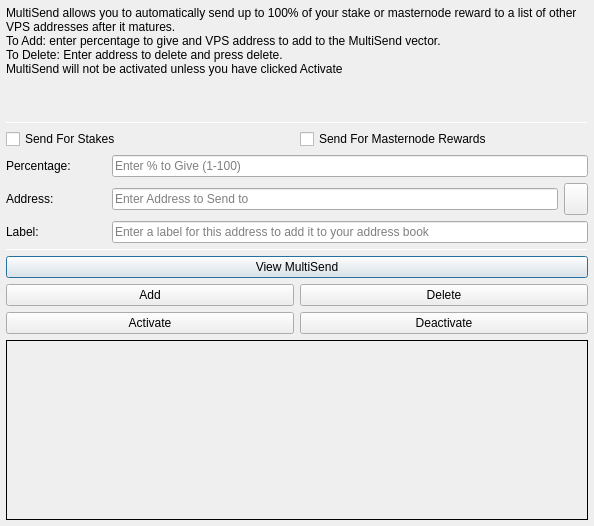
<?xml version="1.0" encoding="UTF-8"?>
<ui version="4.0">
 <class>MultiSendDialog</class>
 <widget class="QDialog" name="MultiSendDialog">
  <property name="windowModality">
   <enum>Qt::NonModal</enum>
  </property>
  <property name="geometry">
   <rect>
    <x>0</x>
    <y>0</y>
    <width>594</width>
    <height>526</height>
   </rect>
  </property>
  <property name="windowTitle">
   <string>MultiSend</string>
  </property>
  <layout class="QVBoxLayout" name="verticalLayout" stretch="0">
   <property name="margin">
    <number>6</number>
   </property>
   <item>
    <layout class="QVBoxLayout" name="verticalLayout_Main" stretch="1,1,1,0,1,1,1">
     <item>
      <widget class="QLabel" name="label_2">
       <property name="lineWidth">
        <number>1</number>
       </property>
       <property name="text">
        <string>MultiSend allows you to automatically send up to 100% of your stake or masternode reward to a list of other VPS addresses after it matures.
To Add: enter percentage to give and VPS address to add to the MultiSend vector.
To Delete: Enter address to delete and press delete.
MultiSend will not be activated unless you have clicked Activate</string>
       </property>
       <property name="alignment">
        <set>Qt::AlignLeading|Qt::AlignLeft|Qt::AlignTop</set>
       </property>
       <property name="wordWrap">
        <bool>true</bool>
       </property>
      </widget>
     </item>
     <item>
      <widget class="Line" name="line">
       <property name="minimumSize">
        <size>
         <width>0</width>
         <height>1</height>
        </size>
       </property>
       <property name="maximumSize">
        <size>
         <width>16777215</width>
         <height>1</height>
        </size>
       </property>
       <property name="orientation">
        <enum>Qt::Horizontal</enum>
       </property>
      </widget>
     </item>
     <item>
      <layout class="QVBoxLayout" name="verticalLayout_Settings">
       <item>
        <layout class="QHBoxLayout" name="horizontalLayout">
         <item>
          <widget class="QCheckBox" name="multiSendStakeCheckBox">
           <property name="text">
            <string>Send For Stakes</string>
           </property>
          </widget>
         </item>
         <item>
          <widget class="QCheckBox" name="multiSendMasternodeCheckBox">
           <property name="text">
            <string>Send For Masternode Rewards</string>
           </property>
          </widget>
         </item>
        </layout>
       </item>
       <item>
        <layout class="QHBoxLayout" name="horizontalLayout_6">
         <item>
          <widget class="QLabel" name="label">
           <property name="minimumSize">
            <size>
             <width>100</width>
             <height>0</height>
            </size>
           </property>
           <property name="toolTip">
            <string>Percentage of stake to send</string>
           </property>
           <property name="text">
            <string>Percentage:</string>
           </property>
          </widget>
         </item>
         <item>
          <widget class="QLineEdit" name="multiSendPercentEdit">
           <property name="toolTip">
            <string>Enter whole numbers 1 - 100</string>
           </property>
           <property name="placeholderText">
            <string>Enter % to Give (1-100)</string>
           </property>
          </widget>
         </item>
        </layout>
       </item>
       <item>
        <layout class="QHBoxLayout" name="horizontalLayout_7">
         <item>
          <widget class="QLabel" name="label_5">
           <property name="minimumSize">
            <size>
             <width>100</width>
             <height>0</height>
            </size>
           </property>
           <property name="toolTip">
            <string>Address to send portion of stake to</string>
           </property>
           <property name="text">
            <string>Address:</string>
           </property>
          </widget>
         </item>
         <item>
          <widget class="QLineEdit" name="multiSendAddressEdit">
           <property name="toolTip">
            <string/>
           </property>
           <property name="placeholderText">
            <string>Enter Address to Send to</string>
           </property>
          </widget>
         </item>
         <item>
          <widget class="QToolButton" name="addressBookButton">
           <property name="maximumSize">
            <size>
             <width>16777215</width>
             <height>32</height>
            </size>
           </property>
           <property name="toolTip">
            <string>Choose an address from the address book</string>
           </property>
           <property name="text">
            <string/>
           </property>
           <property name="icon">
            <iconset resource="../vipo.qrc">
             <normaloff>:/icons/address-book</normaloff>:/icons/address-book</iconset>
           </property>
           <property name="shortcut">
            <string>Alt+A</string>
           </property>
          </widget>
         </item>
        </layout>
       </item>
      </layout>
     </item>
     <item>
      <layout class="QHBoxLayout" name="horizontalLayout_3">
       <item>
        <widget class="QLabel" name="label_3">
         <property name="minimumSize">
          <size>
           <width>100</width>
           <height>0</height>
          </size>
         </property>
         <property name="text">
          <string>Label:</string>
         </property>
        </widget>
       </item>
       <item>
        <widget class="QLineEdit" name="labelAddressLabelEdit">
         <property name="placeholderText">
          <string>Enter a label for this address to add it to your address book</string>
         </property>
        </widget>
       </item>
      </layout>
     </item>
     <item>
      <widget class="Line" name="line_2">
       <property name="minimumSize">
        <size>
         <width>0</width>
         <height>1</height>
        </size>
       </property>
       <property name="maximumSize">
        <size>
         <width>16777215</width>
         <height>1</height>
        </size>
       </property>
       <property name="orientation">
        <enum>Qt::Horizontal</enum>
       </property>
      </widget>
     </item>
     <item>
      <layout class="QVBoxLayout" name="verticalLayout_Buttons">
       <item>
        <layout class="QHBoxLayout" name="horizontalLayout_4">
         <item>
          <widget class="QPushButton" name="viewButton">
           <property name="toolTip">
            <string/>
           </property>
           <property name="statusTip">
            <string>View MultiSend Vector</string>
           </property>
           <property name="text">
            <string>View MultiSend</string>
           </property>
          </widget>
         </item>
        </layout>
       </item>
       <item>
        <layout class="QHBoxLayout" name="horizontalLayout_2">
         <item>
          <widget class="QPushButton" name="addButton">
           <property name="toolTip">
            <string/>
           </property>
           <property name="statusTip">
            <string>Add to MultiSend Vector</string>
           </property>
           <property name="text">
            <string>Add</string>
           </property>
          </widget>
         </item>
         <item>
          <widget class="QPushButton" name="deleteButton">
           <property name="toolTip">
            <string/>
           </property>
           <property name="statusTip">
            <string>Delete Address From MultiSend Vector</string>
           </property>
           <property name="text">
            <string>Delete</string>
           </property>
          </widget>
         </item>
        </layout>
       </item>
       <item>
        <layout class="QHBoxLayout" name="horizontalLayout_5">
         <item>
          <widget class="QPushButton" name="activateButton">
           <property name="statusTip">
            <string>Activate MultiSend</string>
           </property>
           <property name="text">
            <string>Activate</string>
           </property>
          </widget>
         </item>
         <item>
          <widget class="QPushButton" name="disableButton">
           <property name="statusTip">
            <string>Deactivate MultiSend</string>
           </property>
           <property name="text">
            <string>Deactivate</string>
           </property>
          </widget>
         </item>
        </layout>
       </item>
      </layout>
     </item>
     <item>
      <widget class="QLabel" name="message">
       <property name="minimumSize">
        <size>
         <width>0</width>
         <height>180</height>
        </size>
       </property>
       <property name="frameShape">
        <enum>QFrame::Panel</enum>
       </property>
       <property name="frameShadow">
        <enum>QFrame::Plain</enum>
       </property>
       <property name="lineWidth">
        <number>1</number>
       </property>
       <property name="midLineWidth">
        <number>1</number>
       </property>
       <property name="text">
        <string/>
       </property>
       <property name="alignment">
        <set>Qt::AlignLeading|Qt::AlignLeft|Qt::AlignTop</set>
       </property>
       <property name="wordWrap">
        <bool>true</bool>
       </property>
      </widget>
     </item>
    </layout>
   </item>
  </layout>
 </widget>
 <resources>
  <include location="../vipo.qrc"/>
 </resources>
 <connections/>
</ui>
